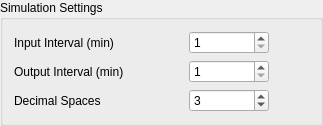
         <widget class="QgsCollapsibleGroupBox" name="mGroupBox_3">
          <property name="title">
           <string>Simulation Settings</string>
          </property>
          <layout class="QVBoxLayout" name="verticalLayout_5">
           <item>
            <layout class="QGridLayout" name="gridLayout_9">
             <item row="0" column="0">
              <widget class="QLabel" name="label_38">
               <property name="text">
                <string>Input Interval (min)</string>
               </property>
              </widget>
             </item>
             <item row="2" column="0">
              <widget class="QLabel" name="label_40">
               <property name="text">
                <string>Decimal Spaces</string>
               </property>
              </widget>
             </item>
             <item row="1" column="0">
              <widget class="QLabel" name="label_39">
               <property name="text">
                <string>Output Interval (min)</string>
               </property>
              </widget>
             </item>
             <item row="2" column="2">
              <widget class="QSpinBox" name="sbDecimals">
               <property name="minimumSize">
                <size>
                 <width>80</width>
                 <height>18</height>
                </size>
               </property>
               <property name="maximumSize">
                <size>
                 <width>80</width>
                 <height>16777215</height>
                </size>
               </property>
               <property name="maximum">
                <number>6</number>
               </property>
               <property name="value">
                <number>3</number>
               </property>
              </widget>
             </item>
             <item row="2" column="1">
              <spacer name="horizontalSpacer_9">
               <property name="orientation">
                <enum>Qt::Horizontal</enum>
               </property>
               <property name="sizeType">
                <enum>QSizePolicy::Fixed</enum>
               </property>
               <property name="sizeHint" stdset="0">
                <size>
                 <width>59</width>
                 <height>20</height>
                </size>
               </property>
              </spacer>
             </item>
             <item row="2" column="3">
              <spacer name="horizontalSpacer_19">
               <property name="orientation">
                <enum>Qt::Horizontal</enum>
               </property>
               <property name="sizeHint" stdset="0">
                <size>
                 <width>40</width>
                 <height>20</height>
                </size>
               </property>
              </spacer>
             </item>
             <item row="1" column="2">
              <widget class="QSpinBox" name="sbIntervalOut">
               <property name="minimumSize">
                <size>
                 <width>80</width>
                 <height>0</height>
                </size>
               </property>
               <property name="maximumSize">
                <size>
                 <width>80</width>
                 <height>16777215</height>
                </size>
               </property>
               <property name="minimum">
                <number>1</number>
               </property>
               <property name="maximum">
                <number>10</number>
               </property>
              </widget>
             </item>
             <item row="0" column="2">
              <widget class="QSpinBox" name="sbIntervalIn">
               <property name="minimumSize">
                <size>
                 <width>80</width>
                 <height>0</height>
                </size>
               </property>
               <property name="minimum">
                <number>1</number>
               </property>
               <property name="maximum">
                <number>10</number>
               </property>
              </widget>
             </item>
            </layout>
           </item>
          </layout>
         </widget>
